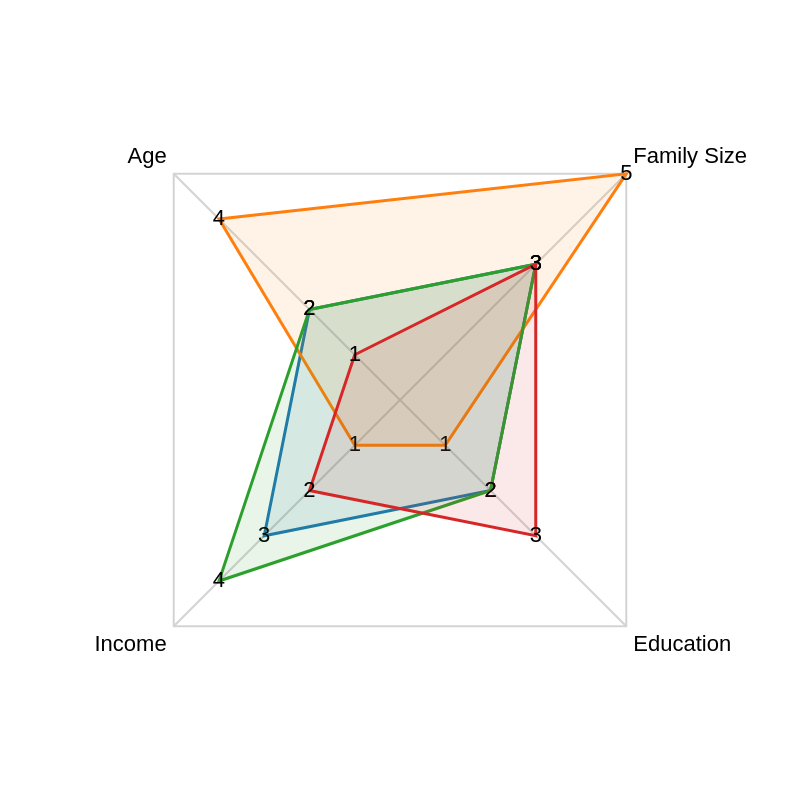

This figure's Vega-Lite source:
### Vega specification from a JSON file in a GitHub repository (floating-point values rounded to 4 significant figures)
{"$schema": "https://vega.github.io/schema/vega/v5.json", "description": "A radar chart example, showing multiple dimensions in a radial layout.", "width": 400, "height": 400, "padding": 40, "autosize": {"type": "none", "contains": "padding"}, "signals": [{"name": "radius", "update": "width / 2"}], "data": [{"name": "table", "values": [{"key": "Age", "value": 2, "category": 0}, {"key": "Age", "value": 4, "category": 1}, {"key": "Age", "value": 2, "category": 2}, {"key": "Age", "value": 1, "category": 3}, {"key": "Family Size", "value": 3, "category": 0}, {"key": "Family Size", "value": 5, "category": 1}, {"key": "Family Size", "value": 3, "category": 2}, {"key": "Family Size", "value": 3, "category": 3}, {"key": "Education", "value": 2, "category": 0}, {"key": "Education", "value": 1, "category": 1}, {"key": "Education", "value": 2, "category": 2}, {"key": "Education", "value": 3, "category": 3}, {"key": "Income", "value": 3, "category": 0}, {"key": "Income", "value": 1, "category": 1}, {"key": "Income", "value": 4, "category": 2}, {"key": "Income", "value": 2, "category": 3}]}, {"name": "keys", "source": "table", "transform": [{"type": "aggregate", "groupby": ["key"]}]}], "scales": [{"name": "angular", "type": "point", "range": {"signal": "[-PI, PI]"}, "padding": 0.5, "domain": {"data": "table", "field": "key"}}, {"name": "radial", "type": "linear", "range": {"signal": "[0, radius]"}, "zero": true, "nice": false, "domain": {"data": "table", "field": "value"}, "domainMin": 0}, {"name": "color", "type": "ordinal", "domain": {"data": "table", "field": "category"}, "range": {"scheme": "category10"}}], "encode": {"enter": {"x": {"signal": "radius"}, "y": {"signal": "radius"}}}, "marks": [{"type": "group", "name": "categories", "zindex": 1, "from": {"facet": {"data": "table", "name": "facet", "groupby": ["category"]}}, "marks": [{"type": "line", "name": "category-line", "from": {"data": "facet"}, "encode": {"enter": {"interpolate": {"value": "linear-closed"}, "x": {"signal": "scale('radial', datum.value) * cos(scale('angular', datum.key))"}, "y": {"signal": "scale('radial', datum.value) * sin(scale('angular', datum.key))"}, "stroke": {"scale": "color", "field": "category"}, "strokeWidth": {"value": 1.5}, "fill": {"scale": "color", "field": "category"}, "fillOpacity": {"value": 0.1}}}}, {"type": "text", "name": "value-text", "from": {"data": "category-line"}, "encode": {"enter": {"x": {"signal": "datum.x"}, "y": {"signal": "datum.y"}, "text": {"signal": "datum.datum.value"}, "align": {"value": "center"}, "baseline": {"value": "middle"}, "fill": {"value": "black"}}}}]}, {"type": "rule", "name": "radial-grid", "from": {"data": "keys"}, "zindex": 0, "encode": {"enter": {"x": {"value": 0}, "y": {"value": 0}, "x2": {"signal": "radius * cos(scale('angular', datum.key))"}, "y2": {"signal": "radius * sin(scale('angular', datum.key))"}, "stroke": {"value": "lightgray"}, "strokeWidth": {"value": 1}}}}, {"type": "text", "name": "key-label", "from": {"data": "keys"}, "zindex": 1, "encode": {"enter": {"x": {"signal": "(radius + 5) * cos(scale('angular', datum.key))"}, "y": {"signal": "(radius + 5) * sin(scale('angular', datum.key))"}, "text": {"field": "key"}, "align": [{"test": "abs(scale('angular', datum.key)) > PI / 2", "value": "right"}, {"value": "left"}], "baseline": [{"test": "scale('angular', datum.key) > 0", "value": "top"}, {"test": "scale('angular', datum.key) == 0", "value": "middle"}, {"value": "bottom"}], "fill": {"value": "black"}, "fontWeight": {"value": "3"}}}}, {"type": "line", "name": "outer-line", "from": {"data": "radial-grid"}, "encode": {"enter": {"interpolate": {"value": "linear-closed"}, "x": {"field": "x2"}, "y": {"field": "y2"}, "stroke": {"value": "lightgray"}, "strokeWidth": {"value": 1}}}}]}
